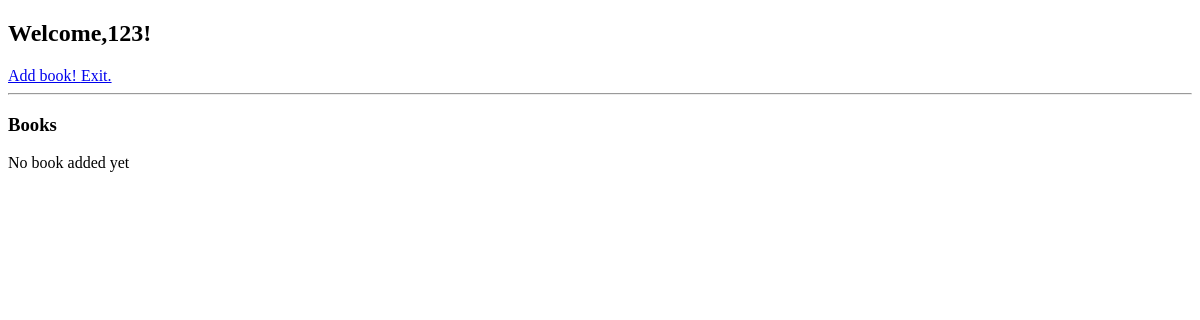
The page / (signed in) on the database as committed earlier.
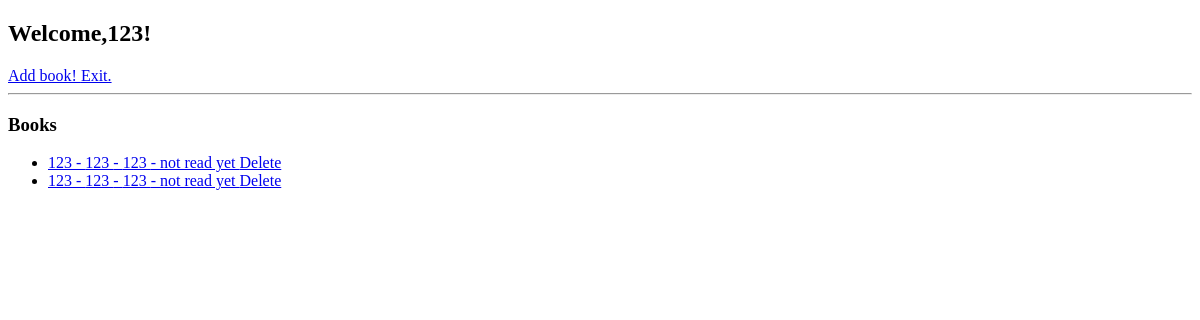
The same page on the database as committed later.
### tables this page shows
CREATE TABLE books(
          id integer primary key autoincrement,
          userid integer not null,
          bookname text not null,
          author text not null,
          type text not null,
          status text default 'not read yet',
          foreign key (userid) references user(id));

### run.py (the view)
@app.route('/')
def index():
    if 'usersid' not in session:
        return redirect(url_for('login'))
    conn=dbconn(DATABASE)
    books=conn.execute("select * from books where userid=? order by id desc",
                       (session['usersid'],)).fetchall()
    conn.close()
    return render_template("index.html",
                            username=session['username'],
                            books=books)

### run.py (called while the page is built)
def dbconn(db):
    conn=sqlite3.connect(db)
    conn.row_factory=sqlite3.Row
    return conn

### templates/index.html (shortened to what this page needs)
<!DOCTYPE html>
<html>
    <head>
    </head>
    <body>
        <h2>
            Welcome,{{username}}!
        </h2>
        <a href="/addbook">
            Add book!
        </a>
        <a href="exit">
            Exit.
        </a>
        <hr>
        <h3>
            Books
        </h3>
        {% if books %}
            <ul>
                {% for book in books %}
                    <li>
                        <a href="/book/{{book['id']}}">
                            {{book['bookname']}} - {{book['author']}} - {{book['type']}} - {{book['status']}}
                        </a>
                        <a href="/deletebook/{{book['id']}}" onclick="return confirm('sure?')">
                            Delete
                        </a>
                    </li>
                {% endfor %}
            </ul>
            {% else %}
                <p>
                    No book added yet
                </p>
            {% endif %}
    </body>
</html>

Rows that differ between the two databases and show on the page:
added books: bookname "123", author "123", type "123", status "not read yet"
added books: bookname "123", author "123", type "123", status "not read yet"
Other text that changed with them:
text no longer shown: "No book added yet"
